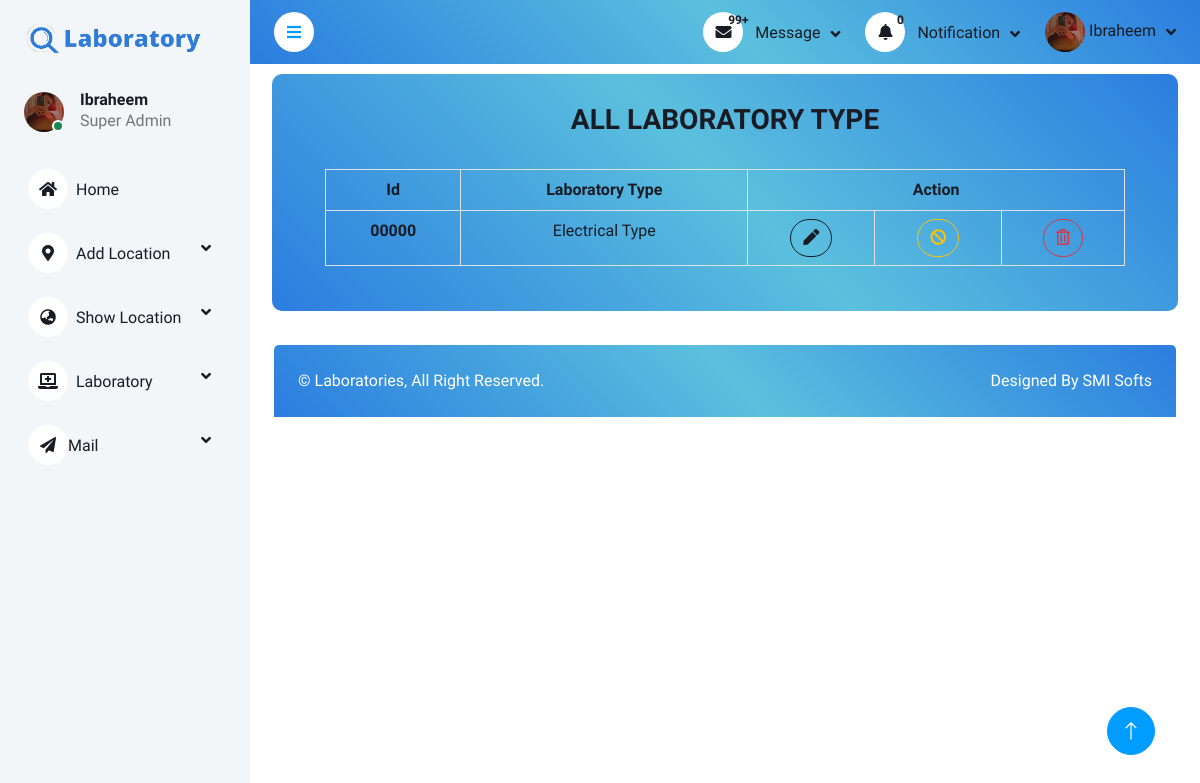
The page /Dashborads/show.laboratory.type.php?id=laboratoryType (signed in) on the database its author committed.
### tables this page shows
CREATE TABLE `signup` (
  `id` int(5) UNSIGNED ZEROFILL NOT NULL,
  `userName` varchar(20) NOT NULL,
  `userEmail` varchar(50) NOT NULL,
  `userFullName` varchar(50) DEFAULT NULL,
  `userimage` varchar(50) DEFAULT NULL,
  `userCNIC` varchar(20) NOT NULL,
  `userPhone` varchar(15) NOT NULL,
  `userReligion` varchar(20) DEFAULT NULL,
  `userGender` varchar(10) DEFAULT NULL,
  `userCity` varchar(30) DEFAULT NULL,
  `userCountry` varchar(30) DEFAULT NULL,
  `userAddress` varchar(50) DEFAULT NULL,
  `userPassword` varchar(70) NOT NULL,
  `Role` varchar(15) DEFAULT 'User',
  `Status` varchar(10) NOT NULL
);

CREATE TABLE `laboratorytype` (
  `laboratorytype_id` int(5) UNSIGNED ZEROFILL NOT NULL,
  `Laboratory_Type` varchar(50) DEFAULT NULL
);

### Dashborads/show.laboratory.type.php (the view, shortened to what this page needs)
<?php
require("auth/auth.check.php");
?>
<?php require("includes/header.inc.php"); ?>
<?php require("components/navbar.php"); ?>
<?php require("components/sidebar.php"); ?>
<section class="section-back">
    <div class="container-fluid pt-4 px-4">
        <?php
        if ($_GET['id'] == "laboratoryType") { ?>
            <h3 class="text-dark text-center text-uppercase">All Laboratory Type</h3>
            <div class="col-sm-12 col-xl-12">
                <div class=" rounded h-100 p-4 table-scrollable">
                    <table class="table table-hover table-bordered text-dark text-center" style="width:100%;">
                        <thead>
                            <tr>
                                <th>Id</th>
                                <th>Laboratory Type</th>
                                <th colspan="3">Action</th>
                            </tr>
                        </thead>
                        <tbody>
                            <?php
                            $select = "SELECT * FROM `laboratorytype`";
                            $res = mysqli_query($conn, $select);
                            if (mysqli_num_rows($res) > 0) {
                                while ($row = mysqli_fetch_assoc($res)) { ?>
                                    <tr>
                                        <th><?php echo $row['laboratorytype_id'] ?></th>
                                        <td><?php echo $row['Laboratory_Type'] ?></td>
                                        <td><a href="laboratorytype.edit.php?id=<?php echo $row['laboratorytype_id'] ?>" class="btn btn-outline-dark rounded-pill text-center"><i class="fas fa-pen"></i></a></td>
                                        <td><a href="laboratorytype.disable.php?id=<?php echo $row['laboratorytype_id'] ?>" class="btn btn-outline-warning rounded-pill"><i class="fas fa-ban"></i></a></td>
                                        <td><a href="laboratorytype.delete.php?id=<?php echo $row['laboratorytype_id'] ?>" class="btn btn-outline-danger rounded-pill"><i class="far fa-trash-alt"></i></a></td>
                                    </tr>
                                <?php }
                            } else { ?>
                                <td colspan="17" class="text-center"><i class="far fa-times-circle fa-3x"></i>
                                    <h4>No Record Found</h4>
                                </td>
                            <?php }
                            ?>
                        </tbody>
                    </table>
                </div>
            </div>
        <?php } ?>
    </div>
</section>
<?php require("components/footer.php"); ?>
<a href="#" class="btn btn-lg btn-primary btn-lg-square back-to-top"><i class="bi bi-arrow-up"></i></a>
</div>
<?php require("includes/footer.inc.php");
?>

### Dashborads/components/navbar.php (shortened to what this page needs)
<?php
$id = 0;
if (isset($_SESSION['userDetails'])) {
    $userDetail = $_SESSION['userDetails'];
    $id = (int) $userDetail['userId'];
}
?>
<nav class="navbar navbar-expand bg-light navbar-light sticky-top px-4 py-0" style="background-image: linear-gradient(45deg, #2B7DDF 0%, #5bc0de 51%, #2B7DDF 100%);" >
    <a href="#" class="sidebar-toggler flex-shrink-0">
        <i class="fa fa-bars"></i>
    </a>
    <div class="navbar-nav align-items-center ms-auto">
        <div class="nav-item dropdown">
            <a href="#" class="nav-link dropdown-toggle" data-bs-toggle="dropdown">
                <i class="fa fa-envelope me-lg-2"></i>
                <span class="position-absolute left-0 translate-middle badge text-dark ">
                    99+
                </span>
                <span class="d-none d-lg-inline-flex">Message</span>
            </a>
        </div>
        <div class="nav-item dropdown">
            <a href="#" class="nav-link dropdown-toggle" data-bs-toggle="dropdown">
                <i class="fa fa-bell me-lg-2"></i>
                <span class="position-absolute left-0 translate-middle badge text-dark ">
                    <?php
                    $select = mysqli_query($conn, "SELECT count(*) as count FROM `laboratory` where status = 'Pending';");
                    $row = mysqli_fetch_assoc($select);
                    echo $row['count']
                    ?>
                </span>
                <span class="d-none d-lg-inline-flex">
                    Notification
                </span>
            </a>
        </div>
        <div class="nav-item dropdown">
            <?php
            $query = mysqli_query($conn, "SELECT * FROM `signup` where id = $id");
            if (mysqli_num_rows($query) > 0) {
                $row = mysqli_fetch_assoc($query); ?>
                <a href="#" class="nav-link dropdown-toggle" data-bs-toggle="dropdown">
                    <?php if (isset($row['userimage'])) { ?>
                        <img class="rounded-circle" src="assets/img/UserImages/<?php echo $row['userimage'] ?>" alt="" style="width: 40px; height: 40px;">
                    <?php } else { ?>
                        <img class="rounded-circle" src="./assets/img/user.png" alt="" style="width: 40px; height: 40px;">
                <?php }
                } ?>
                <span class="d-none d-lg-inline-flex"><?php echo $userDetail['userName'] ?></span>
                </a>
        </div>
    </div>
</nav>

### Dashborads/components/sidebar.php (shortened to what this page needs)
<div class="sidebar pe-4 pb-3">
    <nav class="navbar bg-light navbar-light">
        <a href="index.php" class="navbar-brand mx-4 mb-3 d-block">
            <h1><img src="assets/img/sidebar.png" width="100%" style="position: relative;" alt="logo" class="logo"></h1>
        </a>
        <div class="d-flex align-items-center ms-4 mb-4">
            <div class="position-relative">
                <?php
                $query = mysqli_query($conn, "SELECT * FROM `signup` where id = $id");
                if (mysqli_num_rows($query) > 0) {
                    $row = mysqli_fetch_assoc($query);
                    if (isset($row['userimage'])) { ?>
                        <img class="rounded-circle" src="assets/img/userImages/<?php echo $row['userimage'] ?>" alt="" style="width: 40px; height: 40px;">
                    <?php } else { ?>
                        <img class="rounded-circle" src="./assets/img/user.png" alt="" style="width: 40px; height: 40px;">
                    <?php } ?>
                    <div class="bg-success rounded-circle border border-2 border-white position-absolute end-0 bottom-0 p-1"></div>
            </div>
        <?php } ?>
        <div class="ms-3">
            <h6 class="mb-0"><?php echo $userDetail['userName'] ?></h6>
            <span><?php echo $userDetail['Role'] ?></span>
        </div>
        </div>
        <div class="navbar-nav w-100">
            <a href="index.php" class="nav-item nav-link "><i class="fa fa-home me-2"></i>Home</a>
            <div class="nav-item dropdown">
                <?php
                if ($userDetail['Role'] == "Admin") { ?>
                    <div class="nav-item dropdown">
                        <a href="#" class="nav-link  dropdown-toggle" data-bs-toggle="dropdown"><i class="fas fa-pager me-2"></i>Request</a>
                        <div class="dropdown-menu bg-transparent border-0">
                            <a href="request.php?id=laboratory" class="dropdown-item">Request For Laboratory</a>
                            <a href="request.php?id=another" class="dropdown-item">Request For Another</a>
                        </div>
                    </div>
                    <div class="nav-item dropdown">
                        <a href="#" class="nav-link  dropdown-toggle" data-bs-toggle="dropdown"><i class="fas fa-pager me-2"></i>Status</a>
                        <div class="dropdown-menu bg-transparent border-0">
                            <a href="checking.status.php?id=laboratory" class="dropdown-item">Check Status Laboratory</a>
                            <a href="request.php?id=another" class="dropdown-item">Request For Another</a>
                        </div>
                    </div>
                    <div class="nav-item dropdown">
                        <a href="#" class="nav-link dropdown-toggle" data-bs-toggle="dropdown"><i class="fas fa-paper-plane"></i>Mail</a>
                        <div class="dropdown-menu bg-transparent border-0">
                            <a href="mail.php?show_mail_id=show_mail" class="dropdown-item">Sent Mail</a>
                            <a href="mail.php?show_mail_id=show_mail" class="dropdown-item">Show Mails</a>
                        </div>
                    </div>
                <?php }
                elseif ($userDetail['Role'] == "Super Admin") { ?>
                    <div class="nav-item dropdown">
                        <a href="#" class="nav-link dropdown-toggle" data-bs-toggle="dropdown"><i class="fas fa-map-marker-alt me-2"></i>Add Location</a>
                        <div class="nav-item dropdown">
                            <a href="#" class="nav-link dropdown-toggle" data-bs-toggle="dropdown"><i class="fas fa-globe-asia me-2"></i>Show Location</a>
                        </div>
                        <div class="nav-item dropdown">
                            <a href="#" class="nav-link dropdown-toggle" data-bs-toggle="dropdown"><i class="fa fa-laptop-medical me-2"></i>Laboratory</a>
                        </div>
                        <div class="nav-item dropdown">
                            <a href="#" class="nav-link dropdown-toggle" data-bs-toggle="dropdown"><i class="fas fa-paper-plane"></i>Mail</a>
                        </div>
                    </div>
                <?php  }
                ?>
            </div>
        </div>
    </nav>
</div>

### Dashborads/assets/css/style.css (style rules this page uses)
:root { --primary: #009CFF; --light: #F3F6F9; --dark: #191C24; }
.back-to-top { position: fixed; display: none; right: 45px; bottom: 45px; z-index: 99; }
.btn { transition: .5s; }
.btn.btn-primary { color: #FFFFFF; }
.btn-lg-square { width: 48px; height: 48px; }
.btn-square, .btn-sm-square, .btn-lg-square { padding: 0; display: inline-flex; align-items: center; justify-content: center; font-weight: normal; border-radius: 50px; }
.sidebar { position: fixed; top: 0; left: 0; bottom: 0; width: 250px; height: 100vh; overflow-y: auto; background: var(--light); transition: 0.5s; z-index: 999; }
@media (min-width: 992px) { .sidebar { margin-left: 0; } }
.sidebar .navbar .navbar-nav .nav-link { padding: 7px 20px; color: var(--dark); font-weight: 500; border-left: 3px solid var(--light); border-radius: 0 30px 30px 0; outline: none; }
.sidebar .navbar .navbar-nav .nav-link i { width: 40px; height: 40px; display: inline-flex; align-items: center; justify-content: center; background: #FFFFFF; border-radius: 40px; }
.sidebar .navbar .dropdown-toggle::after { position: absolute; top: 15px; right: 15px; border: none; content: "\f107"; font-family: "Font Awesome 5 Free"; font-weight: 900; transition: .5s; }
.content .navbar .navbar-nav .nav-link { margin-left: 25px; padding: 12px 0; color: var(--dark); outline: none; }
.content .navbar .sidebar-toggler, .content .navbar .navbar-nav .nav-link i { width: 40px; height: 40px; display: inline-flex; align-items: center; justify-content: center; background: #FFFFFF; border-radius: 40px; }
.content .navbar .dropdown-toggle::after { margin-left: 6px; vertical-align: middle; border: none; content: "\f107"; font-family: "Font Awesome 5 Free"; font-weight: 900; transition: .5s; }

### Dashborads/includes/header.inc.php (style rules this page uses)
.badge { top: 20px; left: 60px; font-size: 12px; }
.logo { position: absolute; top: 50; left: 50; }
.section-back { background-image: linear-gradient(45deg, #2B7DDF 0%, #5bc0de 51%, #2B7DDF 100%); border-radius:10px; padding:5px; margin:10px 22px }

### rows shown on the page
signup: userimage (picture), userName "Ibraheem", Role "Super Admin"
laboratorytype: laboratorytype_id "00000", Laboratory_Type "Electrical Type"

### other values the page prints
$row['count'] "0"
